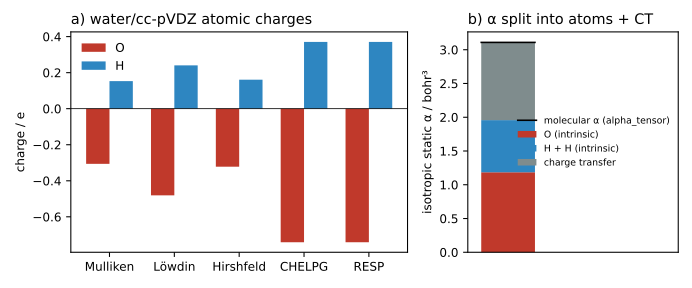

Write the Python code that produced this figure.
"""Figure for section 27.2/27.3: water/cc-pVDZ atomic charges by scheme, and the
isotropic static polarizability split into atoms plus the charge-transfer remainder.

One closed-shell `run_pdep_rpa(properties=True)` call (exact J/K reference,
aux cc-pvdz-ri, C6 off). Writes charges_and_alpha.svg next to this file; the
SVG title records ferric.__build__. Run from the repository root:

    box-lease run --label book-fig -- uv run --no-sync python \
        book/src/figures/27-ml/charges_and_alpha.py
"""

from pathlib import Path

import matplotlib

matplotlib.use("Agg")
import matplotlib.pyplot as plt  # noqa: E402
import numpy as np  # noqa: E402

import ferric  # noqa: E402

WATER = """3
water
O   0.000000   0.000000   0.117300
H   0.000000   0.757200  -0.469200
H   0.000000  -0.757200  -0.469200
"""

SCHEMES = [
    ("Mulliken", "mulliken_charges"),
    ("Löwdin", "lowdin_charges"),
    ("Hirshfeld", "hirshfeld_charges"),
    ("CHELPG", "chelpg_charges"),
    ("RESP", "resp_charges"),
]


def iso(t):
    return float(np.trace(np.asarray(t))) / 3.0


def main():
    mol = ferric.Molecule.from_xyz_string(WATER)
    res = ferric.run_pdep_rpa(
        mol,
        ferric.BasisSet.bundled("cc-pvdz"),
        ferric.BasisSet.bundled("cc-pvdz-ri"),
        properties=True,
        compute_c6=False,
    )
    if res.property_gaps:
        raise SystemExit(f"property gaps: {res.property_gaps}")

    plt.rcParams.update({"svg.hashsalt": "ferric-book-27-ml", "font.size": 9})
    fig, (ax0, ax1) = plt.subplots(1, 2, figsize=(7.2, 3.0), width_ratios=[1.6, 1.0])

    # Panel a: q_O and q_H per scheme (the two H are equivalent; atom 1 shown).
    x = np.arange(len(SCHEMES))
    q = np.array([np.asarray(getattr(res, attr)) for _, attr in SCHEMES])
    ax0.bar(x - 0.18, q[:, 0], 0.36, label="O", color="#c0392b")
    ax0.bar(x + 0.18, q[:, 1], 0.36, label="H", color="#2e86c1")
    ax0.axhline(0.0, color="black", lw=0.6)
    ax0.set_xticks(x, [name for name, _ in SCHEMES])
    ax0.set_ylabel("charge / e")
    ax0.set_title("a) water/cc-pVDZ atomic charges", loc="left")
    ax0.legend(frameon=False)

    # Panel b: alpha_iso = alpha_O + 2 alpha_H + alpha_CT (stacked).
    a_at = np.asarray(res.alpha_atomic)
    parts = [
        ("O (intrinsic)", iso(a_at[0]), "#c0392b"),
        ("H + H (intrinsic)", iso(a_at[1]) + iso(a_at[2]), "#2e86c1"),
        ("charge transfer", iso(res.alpha_ct), "#7f8c8d"),
    ]
    bottom = 0.0
    for label, val, color in parts:
        ax1.bar([0], [val], 0.6, bottom=bottom, label=label, color=color)
        bottom += val
    ax1.plot(
        [-0.3, 0.3],
        [iso(res.alpha_tensor)] * 2,
        color="black",
        lw=1.2,
        label="molecular α (alpha_tensor)",
    )
    ax1.set_xlim(-0.45, 1.9)
    ax1.set_xticks([])
    ax1.set_ylabel("isotropic static α / bohr³")
    ax1.set_title("b) α split into atoms + CT", loc="left")
    ax1.legend(frameon=False, fontsize=7, loc="center right")

    fig.tight_layout()
    b = ferric.__build__ or {}
    title = (
        "ferric book figure 27-ml/charges_and_alpha; ferric build "
        f"{b.get('git_sha', 'unknown')} dirty={b.get('dirty', 'unknown')}"
    )
    out = Path(__file__).with_suffix(".svg")
    fig.savefig(out, metadata={"Date": None, "Title": title})
    print(f"wrote {out} ({title})")


if __name__ == "__main__":
    main()
